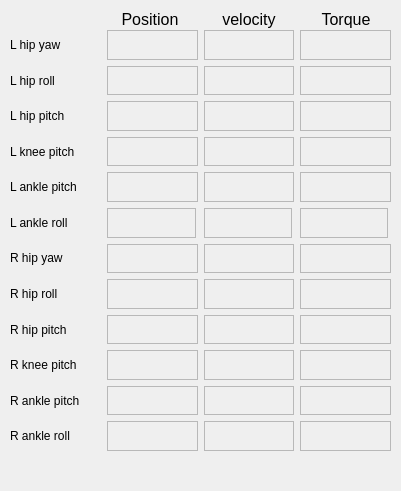
    <widget class="QFrame" name="frame_8">
     <property name="geometry">
      <rect>
       <x>10</x>
       <y>40</y>
       <width>401</width>
       <height>491</height>
      </rect>
     </property>
     <property name="frameShape">
      <enum>QFrame::NoFrame</enum>
     </property>
     <property name="frameShadow">
      <enum>QFrame::Raised</enum>
     </property>
     <widget class="QLabel" name="label_67">
      <property name="geometry">
       <rect>
        <x>120</x>
        <y>10</y>
        <width>60</width>
        <height>19</height>
       </rect>
      </property>
      <property name="font">
       <font>
        <pointsize>12</pointsize>
        <italic>false</italic>
       </font>
      </property>
      <property name="text">
       <string>Position</string>
      </property>
      <property name="alignment">
       <set>Qt::AlignCenter</set>
      </property>
     </widget>
     <widget class="QLabel" name="label_68">
      <property name="geometry">
       <rect>
        <x>320</x>
        <y>10</y>
        <width>52</width>
        <height>19</height>
       </rect>
      </property>
      <property name="font">
       <font>
        <pointsize>12</pointsize>
       </font>
      </property>
      <property name="text">
       <string>Torque</string>
      </property>
      <property name="alignment">
       <set>Qt::AlignCenter</set>
      </property>
     </widget>
     <widget class="QWidget" name="layoutWidget_2">
      <property name="geometry">
       <rect>
        <x>10</x>
        <y>30</y>
        <width>381</width>
        <height>421</height>
       </rect>
      </property>
      <layout class="QHBoxLayout" name="horizontalLayout_2">
       <item>
        <layout class="QVBoxLayout" name="verticalLayout_14" stretch="1,1,1,1,1,1,1,1,1,1,1,1">
         <property name="spacing">
          <number>6</number>
         </property>
         <property name="sizeConstraint">
          <enum>QLayout::SetDefaultConstraint</enum>
         </property>
         <item>
          <widget class="QLabel" name="label_44">
           <property name="text">
            <string>L hip yaw</string>
           </property>
          </widget>
         </item>
         <item>
          <widget class="QLabel" name="label_45">
           <property name="text">
            <string>L hip roll</string>
           </property>
          </widget>
         </item>
         <item>
          <widget class="QLabel" name="label_46">
           <property name="text">
            <string>L hip pitch</string>
           </property>
          </widget>
         </item>
         <item>
          <widget class="QLabel" name="label_47">
           <property name="text">
            <string>L knee pitch</string>
           </property>
          </widget>
         </item>
         <item>
          <widget class="QLabel" name="label_48">
           <property name="text">
            <string>L ankle pitch</string>
           </property>
          </widget>
         </item>
         <item>
          <widget class="QLabel" name="label_49">
           <property name="text">
            <string>L ankle roll</string>
           </property>
          </widget>
         </item>
         <item>
          <widget class="QLabel" name="label_50">
           <property name="text">
            <string>R hip yaw</string>
           </property>
          </widget>
         </item>
         <item>
          <widget class="QLabel" name="label_51">
           <property name="text">
            <string>R hip roll</string>
           </property>
          </widget>
         </item>
         <item>
          <widget class="QLabel" name="label_52">
           <property name="text">
            <string>R hip pitch</string>
           </property>
          </widget>
         </item>
         <item>
          <widget class="QLabel" name="label_53">
           <property name="text">
            <string>R knee pitch</string>
           </property>
          </widget>
         </item>
         <item>
          <widget class="QLabel" name="label_54">
           <property name="text">
            <string>R ankle pitch</string>
           </property>
          </widget>
         </item>
         <item>
          <widget class="QLabel" name="label_55">
           <property name="text">
            <string>R ankle roll</string>
           </property>
          </widget>
         </item>
        </layout>
       </item>
       <item>
        <layout class="QVBoxLayout" name="verticalLayout_13">
         <property name="sizeConstraint">
          <enum>QLayout::SetMinimumSize</enum>
         </property>
         <item>
          <widget class="QLabel" name="p0">
           <property name="sizePolicy">
            <sizepolicy hsizetype="Preferred" vsizetype="Preferred">
             <horstretch>0</horstretch>
             <verstretch>0</verstretch>
            </sizepolicy>
           </property>
           <property name="frameShape">
            <enum>QFrame::StyledPanel</enum>
           </property>
           <property name="text">
            <string/>
           </property>
          </widget>
         </item>
         <item>
          <widget class="QLabel" name="p1">
           <property name="frameShape">
            <enum>QFrame::StyledPanel</enum>
           </property>
           <property name="text">
            <string/>
           </property>
          </widget>
         </item>
         <item>
          <widget class="QLabel" name="p2">
           <property name="frameShape">
            <enum>QFrame::StyledPanel</enum>
           </property>
           <property name="text">
            <string/>
           </property>
          </widget>
         </item>
         <item>
          <widget class="QLabel" name="p3">
           <property name="frameShape">
            <enum>QFrame::StyledPanel</enum>
           </property>
           <property name="frameShadow">
            <enum>QFrame::Plain</enum>
           </property>
           <property name="text">
            <string/>
           </property>
          </widget>
         </item>
         <item>
          <widget class="QLabel" name="p4">
           <property name="frameShape">
            <enum>QFrame::StyledPanel</enum>
           </property>
           <property name="frameShadow">
            <enum>QFrame::Plain</enum>
           </property>
           <property name="text">
            <string/>
           </property>
          </widget>
         </item>
         <item>
          <widget class="QLabel" name="p5">
           <property name="minimumSize">
            <size>
             <width>79</width>
             <height>30</height>
            </size>
           </property>
           <property name="maximumSize">
            <size>
             <width>89</width>
             <height>30</height>
            </size>
           </property>
           <property name="frameShape">
            <enum>QFrame::StyledPanel</enum>
           </property>
           <property name="frameShadow">
            <enum>QFrame::Plain</enum>
           </property>
           <property name="text">
            <string/>
           </property>
          </widget>
         </item>
         <item>
          <widget class="QLabel" name="p6">
           <property name="frameShape">
            <enum>QFrame::StyledPanel</enum>
           </property>
           <property name="frameShadow">
            <enum>QFrame::Plain</enum>
           </property>
           <property name="text">
            <string/>
           </property>
          </widget>
         </item>
         <item>
          <widget class="QLabel" name="p7">
           <property name="frameShape">
            <enum>QFrame::StyledPanel</enum>
           </property>
           <property name="frameShadow">
            <enum>QFrame::Plain</enum>
           </property>
           <property name="text">
            <string/>
           </property>
          </widget>
         </item>
         <item>
          <widget class="QLabel" name="p8">
           <property name="frameShape">
            <enum>QFrame::StyledPanel</enum>
           </property>
           <property name="frameShadow">
            <enum>QFrame::Plain</enum>
           </property>
           <property name="text">
            <string/>
           </property>
          </widget>
         </item>
         <item>
          <widget class="QLabel" name="p9">
           <property name="frameShape">
            <enum>QFrame::StyledPanel</enum>
           </property>
           <property name="frameShadow">
            <enum>QFrame::Plain</enum>
           </property>
           <property name="text">
            <string/>
           </property>
          </widget>
         </item>
         <item>
          <widget class="QLabel" name="p10">
           <property name="frameShape">
            <enum>QFrame::StyledPanel</enum>
           </property>
           <property name="frameShadow">
            <enum>QFrame::Plain</enum>
           </property>
           <property name="text">
            <string/>
           </property>
          </widget>
         </item>
         <item>
          <widget class="QLabel" name="p11">
           <property name="frameShape">
            <enum>QFrame::StyledPanel</enum>
           </property>
           <property name="frameShadow">
            <enum>QFrame::Plain</enum>
           </property>
           <property name="text">
            <string/>
           </property>
          </widget>
         </item>
        </layout>
       </item>
       <item>
        <layout class="QVBoxLayout" name="verticalLayout_20">
         <property name="sizeConstraint">
          <enum>QLayout::SetMinimumSize</enum>
         </property>
         <item>
          <widget class="QLabel" name="v0">
           <property name="frameShape">
            <enum>QFrame::StyledPanel</enum>
           </property>
           <property name="text">
            <string/>
           </property>
          </widget>
         </item>
         <item>
          <widget class="QLabel" name="v1">
           <property name="frameShape">
            <enum>QFrame::StyledPanel</enum>
           </property>
           <property name="text">
            <string/>
           </property>
          </widget>
         </item>
         <item>
          <widget class="QLabel" name="v2">
           <property name="frameShape">
            <enum>QFrame::StyledPanel</enum>
           </property>
           <property name="text">
            <string/>
           </property>
          </widget>
         </item>
         <item>
          <widget class="QLabel" name="v3">
           <property name="frameShape">
            <enum>QFrame::StyledPanel</enum>
           </property>
           <property name="frameShadow">
            <enum>QFrame::Plain</enum>
           </property>
           <property name="text">
            <string/>
           </property>
          </widget>
         </item>
         <item>
          <widget class="QLabel" name="v4">
           <property name="frameShape">
            <enum>QFrame::StyledPanel</enum>
           </property>
           <property name="frameShadow">
            <enum>QFrame::Plain</enum>
           </property>
           <property name="text">
            <string/>
           </property>
          </widget>
         </item>
         <item>
          <widget class="QLabel" name="v5">
           <property name="minimumSize">
            <size>
             <width>79</width>
             <height>30</height>
            </size>
           </property>
           <property name="maximumSize">
            <size>
             <width>88</width>
             <height>30</height>
            </size>
           </property>
           <property name="frameShape">
            <enum>QFrame::StyledPanel</enum>
           </property>
           <property name="frameShadow">
            <enum>QFrame::Plain</enum>
           </property>
           <property name="text">
            <string/>
           </property>
          </widget>
         </item>
         <item>
          <widget class="QLabel" name="v6">
           <property name="frameShape">
            <enum>QFrame::StyledPanel</enum>
           </property>
           <property name="frameShadow">
            <enum>QFrame::Plain</enum>
           </property>
           <property name="text">
            <string/>
           </property>
          </widget>
         </item>
         <item>
          <widget class="QLabel" name="v7">
           <property name="frameShape">
            <enum>QFrame::StyledPanel</enum>
           </property>
           <property name="frameShadow">
            <enum>QFrame::Plain</enum>
           </property>
           <property name="text">
            <string/>
           </property>
          </widget>
         </item>
         <item>
          <widget class="QLabel" name="v8">
           <property name="frameShape">
            <enum>QFrame::StyledPanel</enum>
           </property>
           <property name="frameShadow">
            <enum>QFrame::Plain</enum>
           </property>
           <property name="text">
            <string/>
           </property>
          </widget>
         </item>
         <item>
          <widget class="QLabel" name="v9">
           <property name="frameShape">
            <enum>QFrame::StyledPanel</enum>
           </property>
           <property name="frameShadow">
            <enum>QFrame::Plain</enum>
           </property>
           <property name="text">
            <string/>
           </property>
          </widget>
         </item>
         <item>
          <widget class="QLabel" name="v10">
           <property name="frameShape">
            <enum>QFrame::StyledPanel</enum>
           </property>
           <property name="frameShadow">
            <enum>QFrame::Plain</enum>
           </property>
           <property name="text">
            <string/>
           </property>
          </widget>
         </item>
         <item>
          <widget class="QLabel" name="v11">
           <property name="frameShape">
            <enum>QFrame::StyledPanel</enum>
           </property>
           <property name="frameShadow">
            <enum>QFrame::Plain</enum>
           </property>
           <property name="text">
            <string/>
           </property>
          </widget>
         </item>
        </layout>
       </item>
       <item>
        <layout class="QVBoxLayout" name="verticalLayout_15">
         <property name="sizeConstraint">
          <enum>QLayout::SetMinimumSize</enum>
         </property>
         <item>
          <widget class="QLabel" name="t0">
           <property name="frameShape">
            <enum>QFrame::StyledPanel</enum>
           </property>
           <property name="text">
            <string/>
           </property>
          </widget>
         </item>
         <item>
          <widget class="QLabel" name="t1">
           <property name="frameShape">
            <enum>QFrame::StyledPanel</enum>
           </property>
           <property name="text">
            <string/>
           </property>
          </widget>
         </item>
         <item>
          <widget class="QLabel" name="t2">
           <property name="frameShape">
            <enum>QFrame::StyledPanel</enum>
           </property>
           <property name="text">
            <string/>
           </property>
          </widget>
         </item>
         <item>
          <widget class="QLabel" name="t3">
           <property name="frameShape">
            <enum>QFrame::StyledPanel</enum>
           </property>
           <property name="text">
            <string/>
           </property>
          </widget>
         </item>
         <item>
          <widget class="QLabel" name="t4">
           <property name="frameShape">
            <enum>QFrame::StyledPanel</enum>
           </property>
           <property name="text">
            <string/>
           </property>
          </widget>
         </item>
         <item>
          <widget class="QLabel" name="t5">
           <property name="minimumSize">
            <size>
             <width>79</width>
             <height>30</height>
            </size>
           </property>
           <property name="maximumSize">
            <size>
             <width>88</width>
             <height>30</height>
            </size>
           </property>
           <property name="frameShape">
            <enum>QFrame::StyledPanel</enum>
           </property>
           <property name="text">
            <string/>
           </property>
          </widget>
         </item>
         <item>
          <widget class="QLabel" name="t6">
           <property name="frameShape">
            <enum>QFrame::StyledPanel</enum>
           </property>
           <property name="text">
            <string/>
           </property>
          </widget>
         </item>
         <item>
          <widget class="QLabel" name="t7">
           <property name="frameShape">
            <enum>QFrame::StyledPanel</enum>
           </property>
           <property name="text">
            <string/>
           </property>
          </widget>
         </item>
         <item>
          <widget class="QLabel" name="t8">
           <property name="frameShape">
            <enum>QFrame::StyledPanel</enum>
           </property>
           <property name="text">
            <string/>
           </property>
          </widget>
         </item>
         <item>
          <widget class="QLabel" name="t9">
           <property name="frameShape">
            <enum>QFrame::StyledPanel</enum>
           </property>
           <property name="text">
            <string/>
           </property>
          </widget>
         </item>
         <item>
          <widget class="QLabel" name="t10">
           <property name="frameShape">
            <enum>QFrame::StyledPanel</enum>
           </property>
           <property name="text">
            <string/>
           </property>
          </widget>
         </item>
         <item>
          <widget class="QLabel" name="t11">
           <property name="frameShape">
            <enum>QFrame::StyledPanel</enum>
           </property>
           <property name="text">
            <string/>
           </property>
          </widget>
         </item>
        </layout>
       </item>
      </layout>
     </widget>
     <widget class="QLabel" name="label_85">
      <property name="geometry">
       <rect>
        <x>220</x>
        <y>10</y>
        <width>58</width>
        <height>19</height>
       </rect>
      </property>
      <property name="font">
       <font>
        <pointsize>12</pointsize>
        <italic>false</italic>
       </font>
      </property>
      <property name="text">
       <string>velocity</string>
      </property>
      <property name="alignment">
       <set>Qt::AlignCenter</set>
      </property>
     </widget>
     <zorder>layoutWidget_2</zorder>
     <zorder>label_67</zorder>
     <zorder>label_68</zorder>
     <zorder>label_85</zorder>
    </widget>
